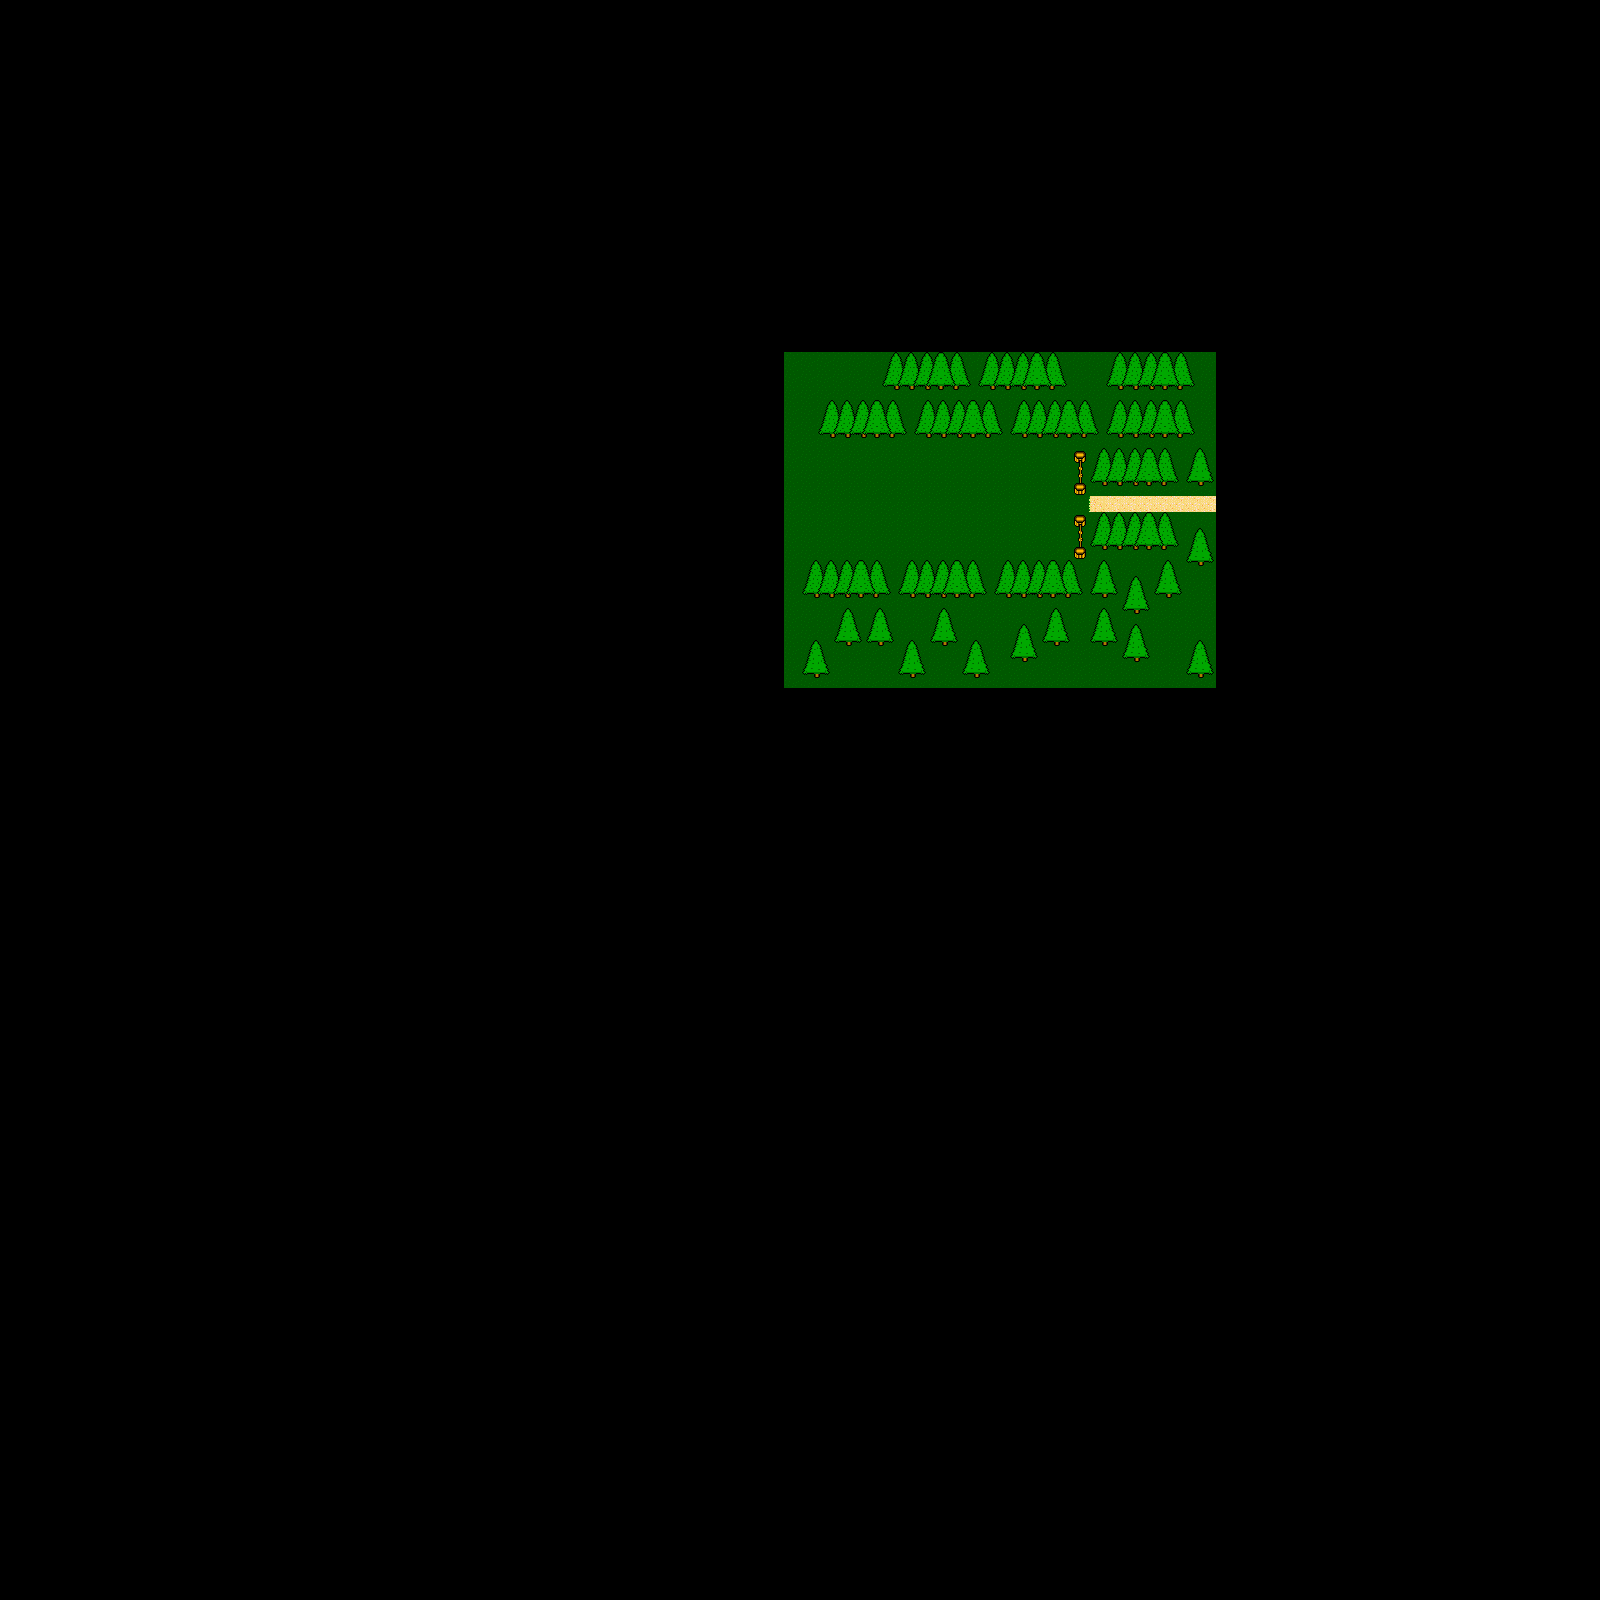

Rendered tile map (Tiled .tmx) drawn with the repository's tilesets; below, a short description and the map source with its tile grids summarised:
An orthogonal 100x100 tile map with 16x16 px tiles, 3 tile layers (Secondary, Primary, Collision).

<map version="1.0" orientation="orthogonal" renderorder="right-down" width="100" height="100" tilewidth="16" tileheight="16" nextobjectid="1">
 <tileset firstgid="1" name="TILESET_1" tilewidth="16" tileheight="16" tilecount="256" columns="16">
  <image source="../tilesets/tileset_1.png" width="256" height="256" />
  <tile id="0">
   <objectgroup draworder="index" />
  </tile>
  <tile id="93">
   <animation>
    <frame tileid="93" duration="100" />
    <frame tileid="94" duration="100" />
   </animation>
  </tile>
 </tileset>
 <layer name="Secondary" width="100" height="100">
  <data>[10000 cells, 169 non-empty, 1 distinct tile ids]</data>
 </layer>
 <layer name="Primary" width="100" height="100">
  <data>[10000 cells, 537 non-empty, 15 distinct tile ids]</data>
 </layer>
 <layer name="Collision" width="100" height="100">
  <data>[10000 cells, 235 non-empty, 30 distinct tile ids]</data>
 </layer>
</map>
